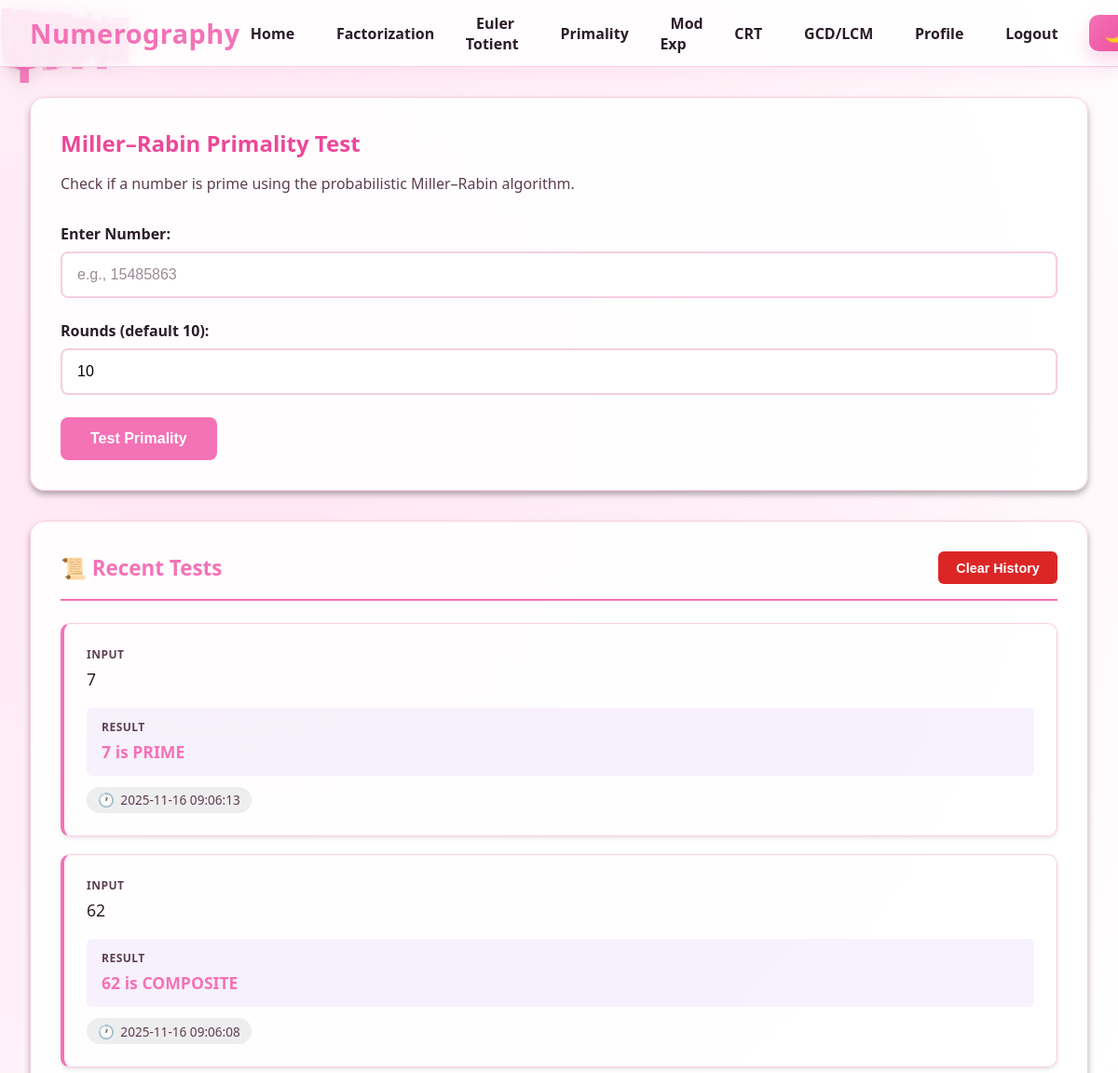
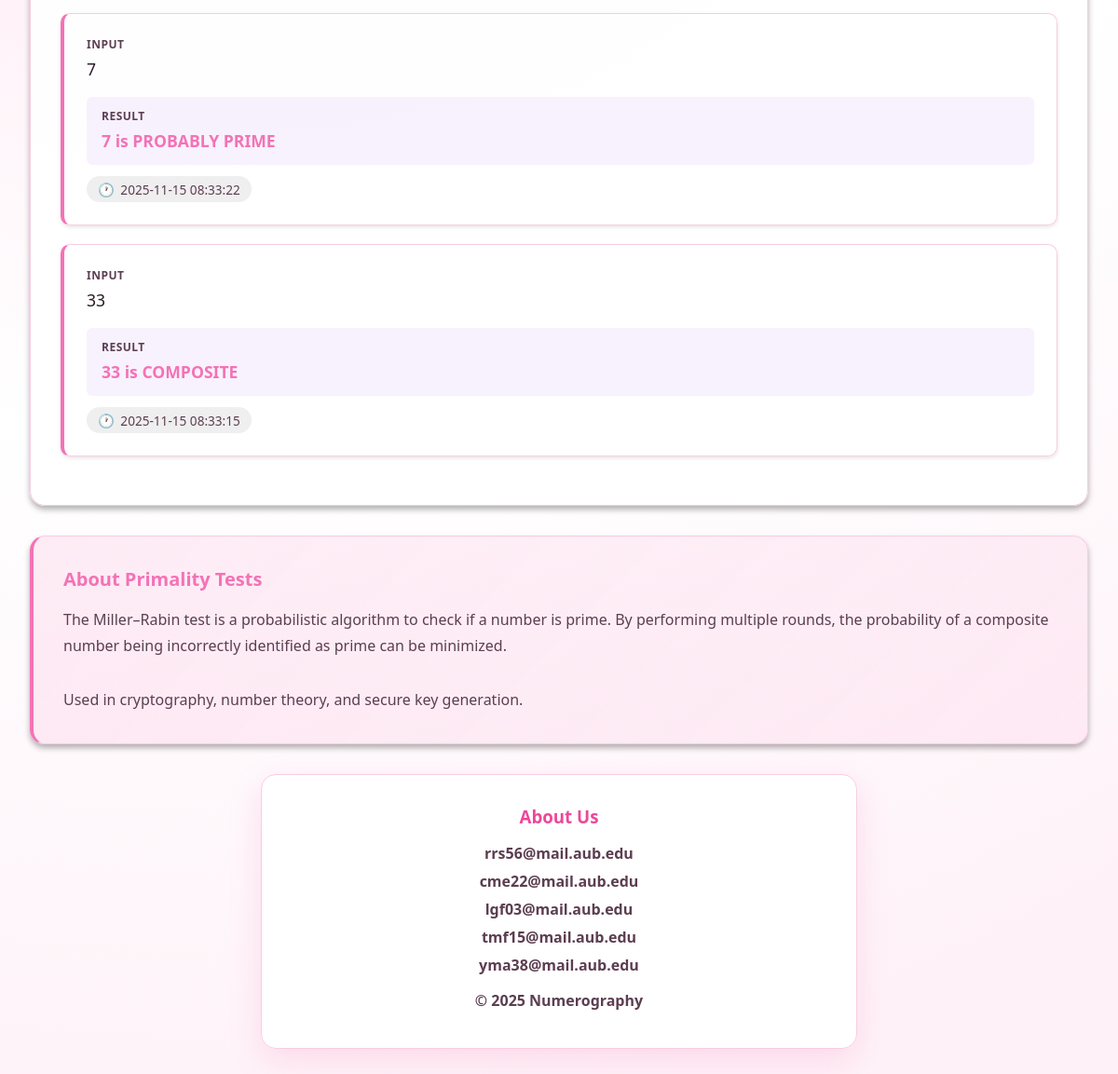
/primality-test (signed in), run on the app's committed database (2 pictures, top to bottom).
### app.py (models this page shows)
class Calculation(db.Model):
    __tablename__ = "calculations"
    id = db.Column(db.Integer, primary_key=True)
    user_id = db.Column(db.Integer, db.ForeignKey("users.id"), nullable=True)
    operation_type = db.Column(db.String(50), nullable=False)
    input_values = db.Column(db.Text, nullable=False)
    output_result = db.Column(db.Text, nullable=False)
    notes = db.Column(db.Text, nullable=True)
    is_starred = db.Column(db.Boolean, default=False)
    computed_at = db.Column(db.DateTime, default=datetime.utcnow)

### app.py (the view)
@app.route("/primality-test")
def primality_test():
    history = fetch_calculation_history("primality")
    return render_template("primality.html", history=history)

### app.py (called while the page is built, shortened)
@login_manager.user_loader
def load_user(user_id):
    return User.query.get(int(user_id))

def fetch_calculation_history(operation):
    if current_user.is_authenticated:
        calcs = Calculation.query.filter_by(
            user_id=current_user.id,
            operation_type=operation
        ).order_by(Calculation.computed_at.desc()).limit(15).all()
        return [{
            "id": c.id,
            "inputs": format_inputs_for_display(operation, c.input_values),
            "result": c.output_result,
            "timestamp": c.computed_at.strftime("%Y-%m-%d %H:%M:%S"),
            "starred": c.is_starred
        } for c in calcs]

### templates/primality.html (shortened to what this page needs)
{% extends "base.html" %}
{% block content %}
<div class="card">
    <h2>Miller–Rabin Primality Test</h2>
    <p style="color: var(--text-muted); margin-bottom: 2rem;">
        Check if a number is prime using the probabilistic Miller–Rabin algorithm.
    </p>
    <form id="calcForm">
        <div class="form-group">
            <label for="number">Enter Number:</label>
            <input type="number" id="number" name="number" required placeholder="e.g., 15485863">
        </div>
        <div class="form-group">
            <label for="rounds">Rounds (default 10):</label>
            <input type="number" id="rounds" name="rounds" placeholder="10" value="10">
        </div>
        <button type="submit" class="btn btn-primary">Test Primality</button>
    </form>
</div>
{% if history %}
<div class="card history-section">
    <div class="history-header">
        <h3>📜 Recent Tests</h3>
        <button id="clearHistoryBtn" class="btn btn-danger">Clear History</button>
    </div>
    <div id="historyList">
        {% for item in history %}
        <div class="history-item">
            <div class="history-item-input">
                <div class="history-item-label">Input</div>
                <div class="history-item-content">{{ item.inputs }}</div>
            </div>
            <div class="history-item-result">
                <div class="history-item-label">Result</div>
                <div class="history-item-content">{{ item.result }}</div>
            </div>
            <div class="timestamp">{{ item.timestamp }}</div>
        </div>
        {% endfor %}
    </div>
</div>
{% endif %}
<div class="card about-section">
    <h3>About Primality Tests</h3>
    <p>
        The Miller–Rabin test is a probabilistic algorithm to check if a number is prime.
        By performing multiple rounds, the probability of a composite number being incorrectly identified as prime can be minimized.
        <br><br>
        Used in cryptography, number theory, and secure key generation.
    </p>
</div>
{% endblock %}

### templates/base.html (style rules this page uses)
* { margin: 0; padding: 0; box-sizing: border-box; }
:root { --primary: #f472b6; --primary-dark: #ec4899; --text: #2b1c28; --text-muted: #5c3e50; --border: #f8cde2; --card: rgba(255, 255, 255, 0.9); --card-strong: rgba(255, 255, 255, 0.95); --glow: 0 12px 35px rgba(244, 114, 182, 0.2); --accent: #9b8cff; --mint: #cce0ff; --citrus: #f3a5d6; --night: #0b111c; --font-display: "Segoe UI", "Helvetica Neue", sans-serif; --gradient: radial-gradient(circle at 20% 20%, #ffe6f3 0, #fff0f7 30%, #ffffff 55%, #fef2f8 90%); }
body { font-family: var(--font-display); background: var(--gradient) fixed; color: var(--text); min-height: 100vh; transition: background 0.4s ease, color 0.3s ease; position: relative; overflow-x: hidden; }
.card { background: var(--card); border: 1px solid var(--border); border-radius: 16px; padding: 2rem; margin-bottom: 2rem; backdrop-filter: blur(12px); box-shadow: var(--glow); }
.card h2, .test-heading { color: var(--primary-dark); margin-bottom: 1rem; }

### templates/primality.html (style rules this page uses)
.form-group { margin-bottom: 1.5rem; }
.form-group label { display: block; font-size: 1rem; font-weight: 600; margin-bottom: 0.5rem; color: var(--text); }
.form-group input { width: 100%; padding: 0.875rem 1rem; font-size: 1rem; background-color: rgba(255,255,255,0.9); border: 2px solid var(--border); border-radius: 8px; color: #000; transition: all 0.3s ease; }
.form-group input::placeholder { color: var(--text-muted); opacity:0.6; }
.btn { padding: .875rem 2rem; font-size:1rem; font-weight:600; border:none; border-radius:8px; cursor:pointer; transition:.3s; display:inline-block; }
.btn-primary { background: var(--primary); color:white; }
.card { animation: fadeIn .5s ease-out; box-shadow:0 4px 6px rgba(0,0,0,.3); }
.history-section { margin-top: 2rem; }
.history-header { display: flex; justify-content: space-between; align-items: center; margin-bottom: 1.5rem; padding-bottom: 1rem; border-bottom: 2px solid var(--primary); }
.history-header h3 { color: var(--primary); font-size: 1.4rem; font-weight: 700; margin: 0; }
.history-item { padding: 1.5rem; background: var(--bg-card); border: 1px solid var(--border); border-left: 4px solid var(--primary); border-radius: 10px; margin-bottom: 1.2rem; transition: all 0.3s ease; box-shadow: 0 2px 4px rgba(0,0,0,0.1); animation: slideIn 0.4s ease-out; }
.history-item-label { font-size: 0.75rem; text-transform: uppercase; letter-spacing: 0.5px; color: var(--text-muted); font-weight: 600; margin-bottom: 0.25rem; }
.history-item-content { font-size: 1.1rem; color: var(--text); font-weight: 500; line-height: 1.6; }
.history-item-input { margin-bottom: 1rem; }
.history-item-result { background: rgba(155, 93, 229, 0.08); padding: 0.75rem 1rem; border-radius: 6px; margin-bottom: 0.75rem; }
.history-item-result .history-item-content { color: var(--primary); font-weight: 600; }
.timestamp { display: inline-flex; align-items: center; gap: 0.4rem; color: var(--text-muted); font-size: 0.85rem; font-weight: 500; padding: 0.3rem 0.75rem; background: rgba(100, 100, 100, 0.1); border-radius: 20px; }
.timestamp::before { content: "🕐"; font-size: 0.9rem; }
.btn-danger { background: #dc2626; color: white; padding: 0.6rem 1.2rem; font-size: 0.9rem; font-weight: 600; border: none; border-radius: 6px; cursor: pointer; transition: all 0.3s ease; }
.about-section { background: linear-gradient(135deg, rgba(244, 114, 182, 0.12), rgba(244, 114, 182, 0.08)); border-left: 4px solid var(--primary); }
.about-section h3 { color: var(--primary); margin-bottom: 1rem; font-weight: 700; font-size: 1.25rem; }
.about-section p { color: var(--text-muted); line-height: 1.8; }

### data on the page
Calculation: inputs "7", result "7 is PRIME", timestamp "2025-11-16 09:06:13"
Calculation: inputs "62", result "62 is COMPOSITE", timestamp "2025-11-16 09:06:08"
Calculation: inputs "7", result "7 is PROBABLY PRIME", timestamp "2025-11-15 08:33:22"
Calculation: inputs "33", result "33 is COMPOSITE", timestamp "2025-11-15 08:33:15"
